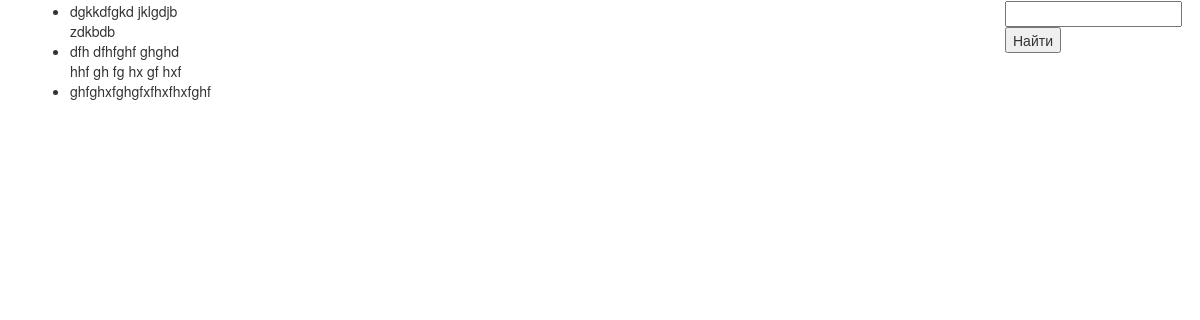
Before: /matan/term/ with the older database file.
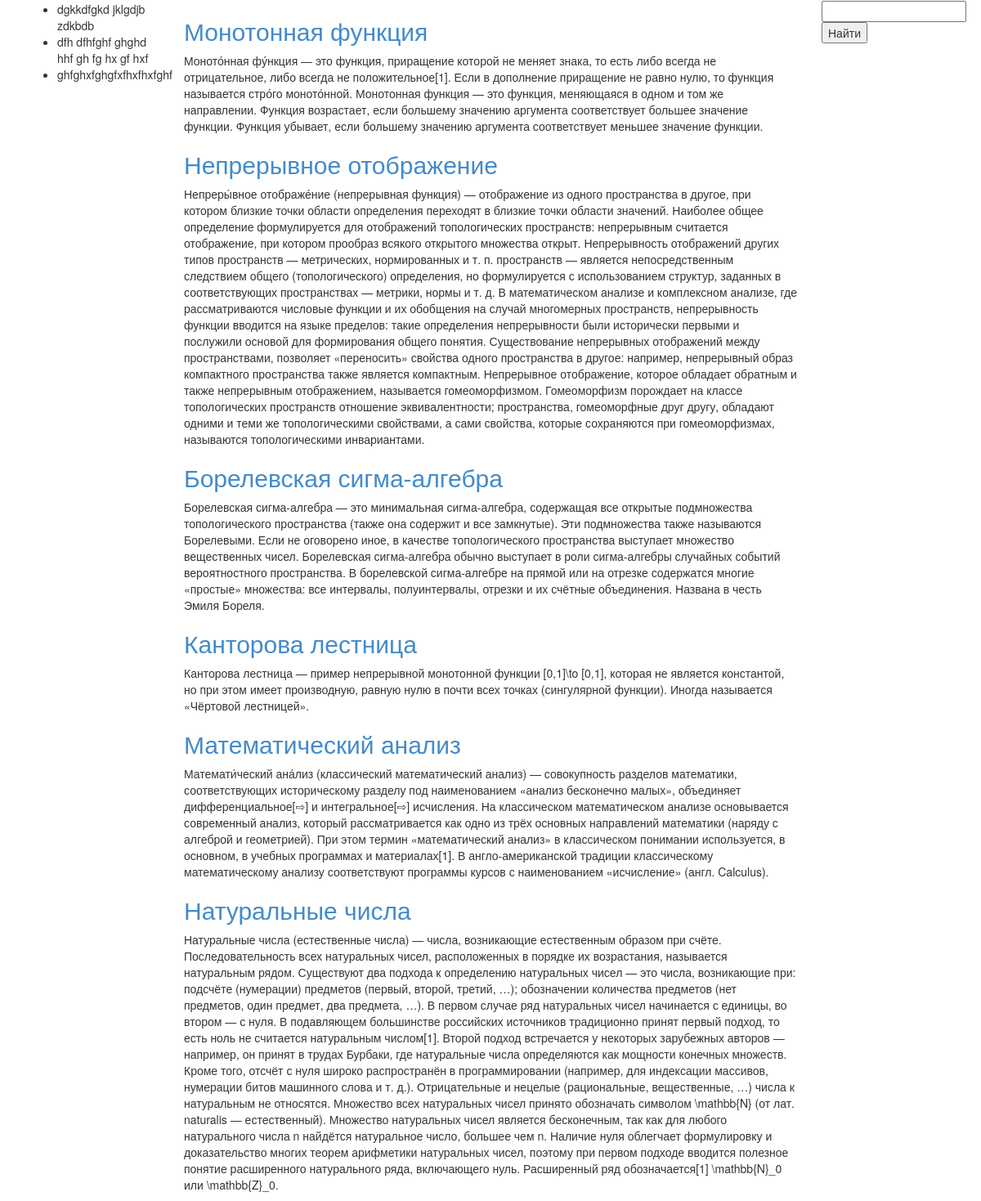
After: the same page with the newer database file.
### matan/models.py (models this page shows, shortened)
class Term(models.Model):
    title = models.CharField(max_length=100, verbose_name=u'Термин')
    determination = models.TextField(verbose_name=u'Определение')

### matan/views.py (the view)
class TermView(ListView):
    model=Term
    template_name='matan/term_list.html'
    context_object_name='term_list'

### matan/templates/matan/term_list.html (shortened to what this page needs)
{% extends 'matan/base.html' %}
{% block term %}
    {% if term_list %}
        {% for term in term_list%}
            <h2><a href="{% url 'term_detail' pk=term.id %}">{{ term.title }}</a></h2>
            <p>{{ term.determination }}</p>
        {% endfor %}
    {% endif %}
{% endblock %}

### matan/templates/matan/base.html (shortened to what this page needs)
<!DOCTYPE html>
<html>
<head lang="en">
    {% load staticfiles %}
    <link href={% static 'css/bootstrap.min.css' %} rel='stylesheet'>
    <link href={% static 'css/bootstrap.css' %} rel='stylesheet'>
</head>
<body>
    <div class="container">
        <div class="row">
            <div class="col-md-2">
                <ul>
                    <li>dgkkdfgkd jklgdjb zdkbdb</li>
                    <li>dfh dfhfghf ghghd hhf gh fg hx gf hxf</li>
                    <li>ghfghxfghgfxfhxfhxfghf</li>
                </ul>
            </div>
            <div class="col-md-8">
                    {% block term %}
                    {% endblock %}
            </div>
            <div class="col-md-2">
                <form action = '/matan/poisk' method = 'get'>
		            <input type = 'text' value="{{ request.GET.q }}" name = 'q'>
		            <input type = 'submit' value = 'Найти'>
	            </form>
            </div>
        </div>
    </div>
</body>
</html>

Changed rows visible on the page:
added Term: title "Монотонная функция", determination "Моното́нная фу́нкция — это функция, приращение которой не меняет знака, то есть либо всегда не отрицательное, либо всегда не положительное[1]. Если в дополнение приращение не равно нулю, то функция называется стро́го моното́нной. Монотонная функция — это функция, меняющаяся в одном и том же направлении. Функция возрастает, если большему значению аргумента соответствует большее значение функции. Функция убывает, если большему значению аргумента соответствует меньшее значение функции."
added Term: title "Непрерывное отображение", determination "Непреры́вное отображе́ние (непрерывная функция) — отображение из одного пространства в другое, при котором близкие точки области определения переходят в близкие точки области значений. Наиболее общее определение формулируется для отображений топологических пространств: непрерывным считается отображение, при котором прообраз всякого открытого множества открыт. Непрерывность отображений других типов пространств — метрических, нормированных и т. п. пространств — является непосредственным следствием общего (топологического) определения, но формулируется с использованием структур, заданных в соответствующих пространствах — метрики, нормы и т. д. В математическом анализе и комплексном анализе,…"
added Term: title "Борелевская сигма-алгебра", determination "Борелевская сигма-алгебра — это минимальная сигма-алгебра, содержащая все открытые подмножества топологического пространства (также она содержит и все замкнутые). Эти подмножества также называются Борелевыми. Если не оговорено иное, в качестве топологического пространства выступает множество вещественных чисел. Борелевская сигма-алгебра обычно выступает в роли сигма-алгебры случайных событий вероятностного пространства. В борелевской сигма-алгебре на прямой или на отрезке содержатся многие «простые» множества: все интервалы, полуинтервалы, отрезки и их счётные объединения. Названа в честь Эмиля Бореля."
added Term: title "Канторова лестница", determination "Канторова лестница — пример непрерывной монотонной функции [0,1]\\to [0,1], которая не является константой, но при этом имеет производную, равную нулю в почти всех точках (сингулярной функции). Иногда называется «Чёртовой лестницей»."
added Term: title "Математический анализ", determination "Математи́ческий ана́лиз (классический математический анализ) — совокупность разделов математики, соответствующих историческому разделу под наименованием «анализ бесконечно малых», объединяет дифференциальное[⇨] и интегральное[⇨] исчисления. На классическом математическом анализе основывается современный анализ, который рассматривается как одно из трёх основных направлений математики (наряду с алгеброй и геометрией). При этом термин «математический анализ» в классическом понимании используется, в основном, в учебных программах и материалах[1]. В англо-американской традиции классическому математическому анализу соответствуют программы курсов с наименованием «исчисление» (англ. Calculus)."
added Term: title "Натуральные числа", determination "Натуральные числа (естественные числа) — числа, возникающие естественным образом при счёте. Последовательность всех натуральных чисел, расположенных в порядке их возрастания, называется натуральным рядом. Существуют два подхода к определению натуральных чисел — это числа, возникающие при: подсчёте (нумерации) предметов (первый, второй, третий, …); обозначении количества предметов (нет предметов, один предмет, два предмета, …). В первом случае ряд натуральных чисел начинается с единицы, во втором — с нуля. В подавляющем большинстве российских источников традиционно принят первый подход, то есть ноль не считается натуральным числом[1]. Второй подход встречается у некоторых зарубежных авторов…"
